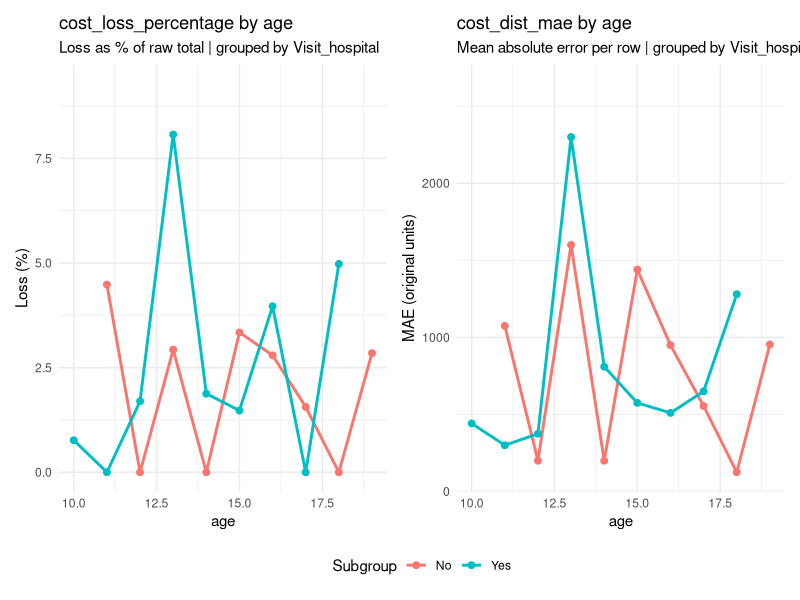
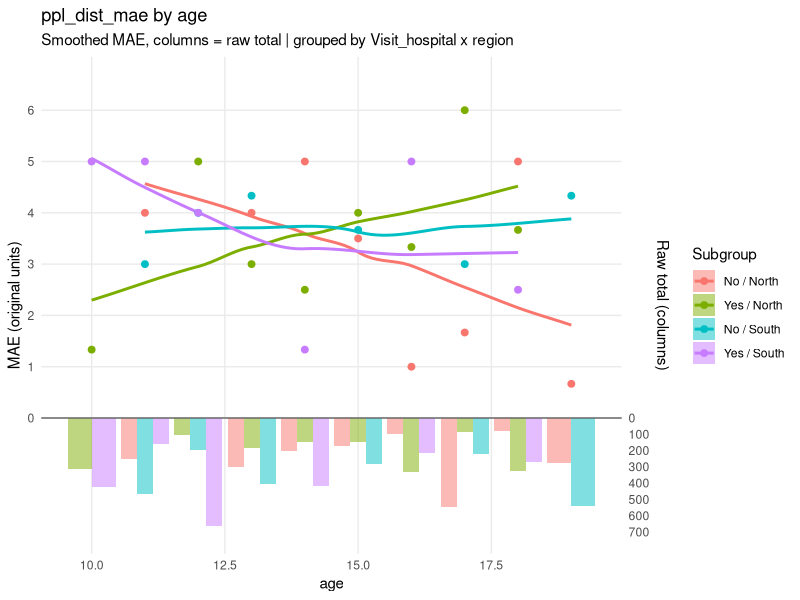
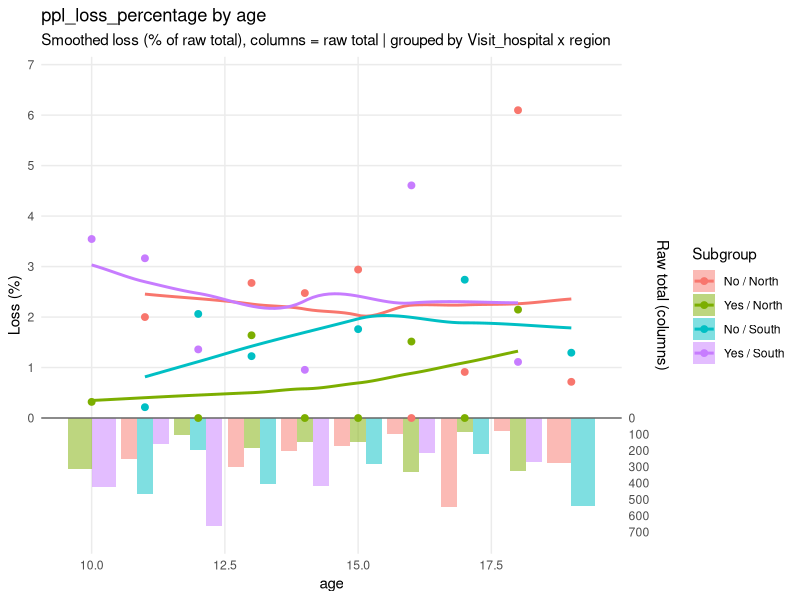

The R source for these figures, in order:
if (!require("patchwork", character.only = TRUE)) {
  install.packages("patchwork")
  library("patchwork", character.only = TRUE)
}
if (!require("ggplot2", character.only = TRUE)) {
  install.packages("ggplot2")
  library("ggplot2", character.only = TRUE)
}
if (!require("tidyverse", character.only = TRUE)) {
  install.packages("tidyverse")
  library("tidyverse", character.only = TRUE)
}

test_data <- data.frame(
  ethnicity = c(
    "Maori", "European", "Maori", "Maori", "European", "European", "Pacific", "Pacific", "Maori", "Maori",
    "European", "Pacific", "Pacific", "Maori", "Maori", "European", "European", "Pacific", "Pacific", "Maori",
    "European", "European", "Pacific", "Pacific", "Maori", "Maori", "European", "European", "Pacific", "Pacific",
    "Maori", "Maori", "European", "European", "Pacific", "Pacific", "Maori", "Maori", "European", "European",
    "Pacific", "Pacific", "Maori", "Maori", "European", "European", "Pacific", "Pacific", "Maori", "Maori",
    "European", "European", "Pacific", "Pacific", "Maori", "Maori", "European", "European", "Pacific", "Pacific"
  ),
  ppl = c(
    100, 200, 50, 102, 38, 34, 131, 161, 51, 121,
    239, 158, 194, 183, 202, 147, 100, 83, 82, 244,
    38, 213, 127, 166, 109, 136, 141, 199, 118, 138,
    146, 53, 243, 122, 229, 126, 58, 188, 170, 57,
    164, 151, 242, 120, 35, 132, 33, 157, 38, 84,
    49, 99, 107, 197, 155, 26, 184, 62, 219, 176
  ),
  conf_ppl = c(
    102, 203, 47, 98, 40, 36, 131, 161, 48, 115,
    235, 153, 190, 180, 197, 151, 101, 89, 77, 243,
    33, 212, 121, 172, 112, 131, 146, 197, 122, 137,
    140, 58, 244, 124, 229, 125, 53, 185, 166, 57,
    163, 154, 248, 115, 32, 128, 28, 152, 35, 83,
    50, 94, 112, 193, 154, 32, 179, 61, 221, 182
  ),
  region = c(
    "North", "South", "South", "North", "North", "North", "North", "North", "South", "South",
    "South", "South", "South", "North", "North", "North", "North", "North", "North", "South",
    "South", "South", "South", "South", "North", "North", "North", "North", "North", "North",
    "South", "South", "South", "South", "South", "South", "North", "North", "North", "North",
    "North", "North", "South", "South", "South", "South", "South", "South", "North", "North",
    "North", "North", "North", "North", "South", "South", "South", "South", "South", "South"
  ),
  year = c(
    2020, 2020, 2021, 2020, 2020, 2020, 2020, 2020, 2020, 2020,
    2020, 2020, 2020, 2021, 2021, 2021, 2021, 2021, 2021, 2021,
    2021, 2021, 2021, 2021, 2022, 2022, 2022, 2022, 2022, 2022,
    2022, 2022, 2022, 2022, 2022, 2022, 2023, 2023, 2023, 2023,
    2023, 2023, 2023, 2023, 2023, 2023, 2023, 2023, 2024, 2024,
    2024, 2024, 2024, 2024, 2024, 2024, 2024, 2024, 2024, 2024
  ),
  age = c(
    10, 11, 12, 13, 14, 15, 16, 17, 18, 19,
    10, 11, 12, 13, 14, 15, 16, 17, 18, 19,
    10, 11, 12, 13, 14, 15, 16, 17, 18, 19,
    10, 11, 12, 13, 14, 15, 16, 17, 18, 19,
    10, 11, 12, 13, 14, 15, 16, 17, 18, 19,
    10, 11, 12, 13, 14, 15, 16, 17, 18, 19
  ),
  Visit_hospital = c(
    "Yes", "No", "Yes", "No", "Yes", "No", "Yes", "No", "Yes", "No",
    "Yes", "Yes", "No", "Yes", "No", "Yes", "No", "Yes", "No", "No",
    "Yes", "No", "Yes", "No", "Yes", "No", "Yes", "No", "Yes", "No",
    "Yes", "No", "Yes", "No", "Yes", "No", "Yes", "No", "Yes", "No",
    "Yes", "No", "Yes", "No", "Yes", "No", "Yes", "No", "Yes", "No",
    "Yes", "No", "Yes", "No", "Yes", "No", "Yes", "No", "Yes", "No"
  ),
  cost = c(
    20000, 35000, 10000, 30000, 11000, 18500, 9000, 8500, 8500, 19000,
    23500, 24500, 11500, 28500, 8500, 39000, 34000, 16500, 24000, 33500,
    37500, 14500, 9500, 25000, 36500, 10500, 9000, 33500, 27000, 15500,
    18500, 20500, 10000, 22500, 40000, 29000, 16000, 5500, 21500, 39000,
    13000, 8000, 30000, 35500, 9000, 12000, 5000, 28000, 29000, 28000,
    34500, 14000, 21500, 38000, 14000, 38500, 21500, 19000, 26000, 17000
  ),
  conf_cost = c(
    20025, 32500, 10000, 30900, 10700, 16800, 8525, 9050, 8625, 17275,
    23125, 24800, 11700, 26200, 8700, 38425, 33050, 17150, 24125, 32075,
    36875, 15750, 10000, 24200, 37075, 11425, 8200, 32050, 24425, 15850,
    19500, 20075, 9325, 24225, 38225, 31650, 14875, 5475, 20550, 37975,
    13500, 7925, 29400, 36450, 9875, 11625, 5075, 28625, 26950, 27850,
    34375, 12875, 21400, 34375, 14525, 36950, 21575, 19125, 26700, 18050
  )
)

##############################################################################
#FUNCTION - 1. Classify columns in a dataset to be either
# 1. a conf and raw pair to get difference of
# 2. Grouping variables [age, ethinciity, year]
# 3. Indicators for specfic datasets [If they've been to hospital]
##############################################################################

class_columns <- function(data, indicators = character(),
                          conf_prefix = "conf_") {
  #Collect column names
  cols <- names(data)
  #Stop if Dataset contains duplicate columns
  if (anyDuplicated(cols)){
    stop("Dataset contains duplicate column names. Please check and rename columns")
  }
  #Collect columns with "conf_"
  conf_cols <- cols[startsWith(cols, conf_prefix)]
  #collect columns that correspond to "conf_" columns
  original_raws <- substring(
    conf_cols,
    nchar(conf_prefix) + 1
  )
  #Check that all conf_cols have a counterpart
  missing_pairs <- setdiff(original_raws, cols)
  if (length(missing_pairs) > 0) {
    stop(
      "Missing original columns for ",
      paste(missing_pairs, collapse = ", ")
    )
  }
  
  pairs <- data.frame(
    raw = original_raws,
    conf_name = conf_cols,
    stringsAsFactors = FALSE
  )
  
  paired_cols <- c(pairs$raw, pairs$conf_name)
  
  #STOP INCASE OF INDICATORS SELECTED NOT IN DATASET
  unknown_indicators <- setdiff(indicators, cols)
  
  if (length(unknown_indicators) > 0) {
    stop(
      "Unknown indictor columns: ",
      paste(unknown_indicators, collapse = ", ")
    )
  }
  #STOP IF CONF AND INDICATORS OVERLAP
  overlapping <- intersect(indicators, paired_cols)
  if (length(overlapping) > 0) {
    stop(
      "Raw and Conf paired Columns cannot also be indicators: ",
      paste(overlapping, collapse = ", ")
    )
  }
  
  groupings <- setdiff(
    cols,
    c(paired_cols, indicators)
  )
  
  ordered_pairs  <- as.vector(
    t(as.matrix(pairs[c("raw", "conf_name")]))
  )
  
  column_order <- c(
    groupings, 
    indicators, 
    ordered_pairs
  )
  
  data <- data[, column_order, drop = FALSE]
  
  attr(data, "pairs") <- pairs
  
  
  return(data)
}

##############################################################################
#Test
classed_columns <- class_columns(data = test_data,
                                 indicators = c("Visit_hospital")
)

##############################################################################
#FUNCTION - 2. Row-level differences between raw and conf columns
# Two columns are built for every raw/conf pair, so the method can be chosen
# later in aggregate_distances():
#   <raw>_dist = |raw - conf|             absolute error   (used by method = "mae")
#   <raw>_loss = max(raw - conf, 0)       amount in raw that is not in conf
#                                          (used by method = "loss")
# e.g. raw = 100, conf = 80  -> dist = 20, loss = 20
#      raw = 100, conf = 105 -> dist = 5,  loss = 0
##############################################################################
distance <- function(data) {
  
  pair_table <- attr(data, "pairs")
  
  if (is.null(pair_table)) {
    stop("Data must be processed with class_columns() first.")
  }
  
  for (i in seq_len(nrow(pair_table))) {
    
    raw_col <- pair_table$raw[i]
    conf_col <- pair_table$conf_name[i]
    
    row_diff <- data[[raw_col]] - data[[conf_col]]
    
    data[[paste0(raw_col, "_dist")]] <- abs(row_diff)
    data[[paste0(raw_col, "_loss")]] <- pmax(row_diff, 0)
  }
  return(data)
}
##############################################################################
#Test - Usually would set this into it
distance(data = classed_columns)

##############################################################################
##############################################################################
#Wrapper Function - Combined 1 and 2 together MAIN
##############################################################################
##############################################################################

class_distance <- function(data, indicators = character(),
                           conf_prefix = "conf_") {
  
  classified_data <- class_columns(
    data = data,
    indicators = indicators,
    conf_prefix = conf_prefix
  )
  
  distance_data <- distance(
    data = classified_data
  )
  
  return(distance_data)
}

##############################################################################
#TEST
data_distance <- class_distance(
  data = test_data,
  indicators = c("Visit_hospital")
)

##############################################################################
# Method settings - aggregate_distances(method = ...) picks one of these.
#
#   "loss" : total loss as a % of the raw total
#            = sum(max(raw - conf, 0)) / sum(raw) * 100
#            (e.g. 100 raw, 80 conf -> 20%). Size-weighted, so it behaves
#            correctly at any level of aggregation.
#
#   "mae"  : mean absolute error per row, in the ORIGINAL units
#            = mean(|raw - conf|)
#            (e.g. people, dollars - so ppl and cost are not comparable).
##############################################################################
method_info <- list(
  loss = list(
    row_suffix      = "_loss",             # row-level column that gets aggregated
    metric_suffix   = "_loss_percentage",  # column that is plotted
    total_suffix    = "_loss_total",       # column used by the totals plot
    axis_label      = "Loss (%)",
    total_label     = "Total loss",
    line_subtitle   = "Loss as % of raw total",
    total_subtitle  = "Total loss (raw - conf)",
    smooth_subtitle = "Smoothed loss (% of raw total), columns = raw total"
  ),
  mae = list(
    row_suffix      = "_dist",
    metric_suffix   = "_dist_mae",
    total_suffix    = "_dist_total",
    axis_label      = "MAE (original units)",
    total_label     = "Total absolute error",
    line_subtitle   = "Mean absolute error per row",
    total_subtitle  = "Total absolute error |raw - conf|",
    smooth_subtitle = "Smoothed MAE, columns = raw total"
  )
)

##############################################################################
# Plot Builders for forth function. 
##############################################################################

# Every plot type is a function returning one ggplot.
# All of them are built for every metric column automatically.
# `info` is the entry of method_info for the chosen method.
# To add a new type, just add another named entry here.
plot_builders <- list(
  
  line = function(result, variable, x_axis, group_label, info) {
    y_max <- max(result[[variable]], na.rm = TRUE)
    if (!is.finite(y_max) || y_max <= 0) y_max <- 1
    
    ggplot2::ggplot(
      result,
      ggplot2::aes(
        x = .data[[x_axis]],
        y = .data[[variable]],
        colour = subgroup,
        group = subgroup
      )
    ) +
      ggplot2::geom_line(linewidth = 1) +
      ggplot2::geom_point(size = 2) +
      ggplot2::labs(
        title = paste(variable, "by", x_axis),
        subtitle = paste0(info$line_subtitle, " | grouped by ", group_label),
        x = x_axis,
        y = info$axis_label,
        colour = "Subgroup"
      ) +
      ggplot2::coord_cartesian(ylim = c(NA, y_max * 1.15)) +
      ggplot2::theme_minimal()
  },
  
  bar = function(result, variable, x_axis, group_label, info) {
    y_max <- max(result[[variable]], na.rm = TRUE)
    if (!is.finite(y_max) || y_max <= 0) y_max <- 1
    
    ggplot2::ggplot(
      result,
      ggplot2::aes(
        x = factor(.data[[x_axis]]),
        y = .data[[variable]],
        fill = subgroup
      )
    ) +
      ggplot2::geom_col(position = "dodge") +
      ggplot2::labs(
        title = paste(variable, "by", x_axis),
        subtitle = paste0(info$line_subtitle, " | grouped by ", group_label),
        x = x_axis,
        y = info$axis_label,
        fill = "Subgroup"
      ) +
      ggplot2::coord_cartesian(ylim = c(0, y_max * 1.15)) +
      ggplot2::theme_minimal()
  },
  
  totals = function(result, variable, x_axis, group_label, info) {
    
    # "ppl_loss_percentage" -> "ppl_loss_total"   (method = "loss")
    # "ppl_dist_mae"        -> "ppl_dist_total"   (method = "mae")
    base      <- sub(paste0(info$metric_suffix, "$"), "", variable)
    total_col <- paste0(base, info$total_suffix)
    
    ggplot2::ggplot(
      result,
      ggplot2::aes(
        x = factor(.data[[x_axis]]),
        y = .data[[total_col]],
        fill = subgroup
      )
    ) +
      ggplot2::geom_col(position = "dodge") +
      ggplot2::labs(
        title = paste(total_col, "by", x_axis),
        subtitle = paste0(info$total_subtitle, " | grouped by ", group_label),
        x = x_axis,
        y = info$total_label,
        fill = "Subgroup"
      ) +
      ggplot2::theme_minimal()
  },
  
  smooth_columns = function(result, variable, x_axis, group_label, info) {
    
    # "ppl_loss_percentage" / "ppl_dist_mae" -> "ppl_raw_total"
    base    <- sub(paste0(info$metric_suffix, "$"), "", variable)
    raw_col <- paste0(base, "_raw_total")
    
    y_max <- max(result[[variable]], na.rm = TRUE)
    if (!is.finite(y_max) || y_max <= 0) y_max <- 1
    
    raw_max <- max(result[[raw_col]], na.rm = TRUE)
    if (!is.finite(raw_max) || raw_max <= 0) raw_max <- 1
    
    # Columns occupy a band below zero, 35% as tall as the line's range
    band <- 0.35 * y_max
    k    <- band / raw_max          # converts raw units to plot units
    
    # Smoothing needs a numeric x axis (e.g. year); otherwise join the points
    smooth_layer <- if (is.numeric(result[[x_axis]])) {
      ggplot2::geom_smooth(
        ggplot2::aes(y = .data[[variable]]),
        method = "loess", formula = y ~ x,
        method.args = list(degree = 1),
        span = 1, se = FALSE, linewidth = 1
      )
    } else {
      ggplot2::geom_line(
        ggplot2::aes(y = .data[[variable]]),
        linewidth = 1
      )
    }
    
    ggplot2::ggplot(
      result,
      ggplot2::aes(
        x = .data[[x_axis]],
        colour = subgroup,
        fill = subgroup,
        group = subgroup
      )
    ) +
      # columns underneath: raw total drawn downward from zero
      ggplot2::geom_col(
        ggplot2::aes(y = -.data[[raw_col]] * k),
        position = ggplot2::position_dodge(),
        alpha = 0.5,
        colour = NA
      ) +
      ggplot2::geom_hline(yintercept = 0, colour = "grey40") +
      smooth_layer +
      ggplot2::geom_point(ggplot2::aes(y = .data[[variable]]), size = 2) +
      ggplot2::scale_y_continuous(
        # left axis: metric (above zero only)
        breaks = pretty(c(0, y_max)),
        # right axis: raw total (below zero only)
        sec.axis = ggplot2::sec_axis(
          ~ -. / k,
          name = "Raw total (columns)",
          breaks = pretty(c(0, raw_max))
        )
      ) +
      ggplot2::coord_cartesian(ylim = c(-band * 1.05, y_max * 1.1)) +
      ggplot2::labs(
        title = paste(variable, "by", x_axis),
        subtitle = paste0(info$smooth_subtitle, " | grouped by ", group_label),
        x = x_axis,
        y = info$axis_label,
        colour = "Subgroup",
        fill = "Subgroup"
      ) +
      ggplot2::theme_minimal() +
      ggplot2::theme(panel.grid.minor = ggplot2::element_blank())
  }
)

##############################################################################
# FUNCTION 4. Ploting category against time
#
# method = "loss" (default): total loss / raw total * 100, summed over each group
# method = "mae"           : mean of |raw - conf| over the rows in each group
##############################################################################
aggregate_distances <- function(data,
                                x_axis,
                                groups,
                                method = c("loss", "mae")) {
  
  method <- match.arg(method)
  info   <- method_info[[method]]
  
  # groups can be:
  #   - a character vector:            c("ethnicity", "region")  -> one grouping (interaction of all)
  #   - a list of character vectors:   list("ethnicity", c("ethnicity", "region"))  -> several groupings
  if (is.character(groups)) groups <- list(groups)
  
  if (!is.list(groups) ||
      length(groups) == 0 ||
      !all(vapply(groups, is.character, logical(1)))) {
    stop("groups must be a character vector or a list of character vectors.")
  }
  
  # Label each grouping (use list names if supplied, otherwise "a x b")
  group_labels <- vapply(groups, paste, character(1), collapse = " x ")
  if (!is.null(names(groups))) {
    has_name <- nzchar(names(groups))
    group_labels[has_name] <- names(groups)[has_name]
  }
  names(groups) <- group_labels
  
  # Identify distance columns (one per raw/conf pair)
  distance_cols <- names(data)[grepl("_dist$", names(data))]
  
  if (length(distance_cols) == 0) {
    stop("No columns ending in '_dist' found.")
  }
  
  # Check required columns across ALL groupings
  required_cols <- unique(c(x_axis, unlist(groups)))
  missing_cols  <- setdiff(required_cols, names(data))
  
  if (length(missing_cols) > 0) {
    hint <- if (any(grepl(",", missing_cols))) {
      "\nA name contains a comma - did you write c(\"a, b\") instead of c(\"a\", \"b\")?"
    } else {
      ""
    }
    
    stop(
      "Missing columns: ",
      paste0("'", missing_cols, "'", collapse = ", "),
      hint,
      call. = FALSE
    )
  }
  
  # Match distance columns to raw columns
  raw_cols <- sub("_dist$", "", distance_cols)
  
  if (!all(raw_cols %in% names(data))) {
    stop("Could not find matching raw columns for all distance columns.")
  }
  
  # Row-level columns this method aggregates (_loss or _dist)
  row_cols <- paste0(raw_cols, info$row_suffix)
  
  if (!all(row_cols %in% names(data))) {
    stop(
      "Could not find '", info$row_suffix, "' columns needed for method = '",
      method, "'. Re-run class_distance() / distance() to create them.",
      call. = FALSE
    )
  }
  
  # Columns that get plotted
  metric_cols <- paste0(raw_cols, info$metric_suffix)
  
  # What to compute from each row-level column within a group
  #   loss: the total only (the % is worked out below, against the raw total)
  #   mae : the total and the mean (the mean is the MAE)
  row_fns <- if (method == "mae") {
    list(total = ~ sum(.x, na.rm = TRUE),
         mae   = ~ mean(.x, na.rm = TRUE))
  } else {
    list(total = ~ sum(.x, na.rm = TRUE))
  }
  
  # Run the full aggregation + plotting once per grouping
  results <- lapply(names(groups), function(group_label) {
    
    group_vars <- groups[[group_label]]
    
    # Group, then total / average the row-level values and total the raw values
    result <- data |>
      dplyr::group_by(
        dplyr::across(
          dplyr::all_of(unique(c(group_vars, x_axis)))
        )
      ) |>
      dplyr::summarise(
        dplyr::across(
          dplyr::all_of(row_cols),
          row_fns,
          .names = "{.col}_{.fn}"
        ),
        dplyr::across(
          dplyr::all_of(raw_cols),
          ~ sum(.x, na.rm = TRUE),
          .names = "{.col}_raw_total"
        ),
        n = dplyr::n(),
        .groups = "drop"
      )
    
    # method = "loss": percentage loss = total loss / raw total * 100
    if (method == "loss") {
      for (base in raw_cols) {
        raw_total  <- result[[paste0(base, "_raw_total")]]
        loss_total <- result[[paste0(base, "_loss_total")]]
        
        result[[paste0(base, info$metric_suffix)]] <-
          ifelse(raw_total == 0, NA_real_, loss_total / raw_total * 100)
      }
    }
    
    # Subgroup labels: interaction of every variable in this grouping
    result <- result |>
      dplyr::mutate(
        subgroup = interaction(
          dplyr::across(dplyr::all_of(group_vars)),
          drop = TRUE,
          sep = " / "
        )
      )
    
    # Build every plot type for every metric column, stored flat
    plot_grid <- expand.grid(
      variable = metric_cols,
      type     = names(plot_builders),
      stringsAsFactors = FALSE
    )
    
    plots <- Map(
      function(variable, type) {
        plot_builders[[type]](result, variable, x_axis, group_label, info)
      },
      plot_grid$variable,
      plot_grid$type
    )
    
    names(plots) <- paste(plot_grid$variable, plot_grid$type, sep = "_")
    
    list(
      aggregated_data = result,
      plots = plots
    )
  })
  
  names(results) <- names(groups)
  
  results
}

################################################################################
# Run it - pick the method with method = "loss" or method = "mae"
################################################################################

results_dist <- aggregate_distances(
  data = data_distance,
  x_axis = "age",
  groups = list("Visit_hospital",
                c("Visit_hospital", "region")),
  method = "loss"
)

results_mae <- aggregate_distances(
  data = data_distance,
  x_axis = "age",
  groups = list("Visit_hospital",
                c("Visit_hospital", "region")),
  method = "mae"
)

names(results_mae[["Visit_hospital"]]$plots) # see everything that was built

p_loss <- results_dist[["Visit_hospital"]]$plots[[2]] 

p_mae <- results_mae[["Visit_hospital"]]$plots[[2]]   

(p_loss | p_mae) +
  plot_layout(guides = "collect") &
  theme(legend.position = "bottom")

results_mae[["Visit_hospital x region"]]$plots[[7]]

results_dist[["Visit_hospital x region"]]$plots[[7]]
# same plots, MAE method



################################################################################
